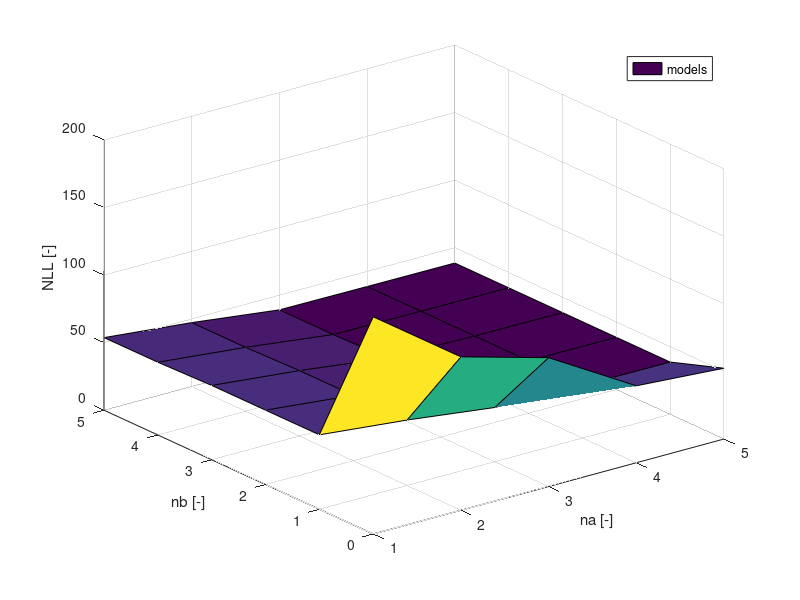

Write MATLAB code to recreate this figure.
%% info
% the goal of this script is to find the best model for some data
% method: Auto-Regressive model with eXogenous input (ARX)

%% clear
clc; clear;

%% create actual model (cont. transfer func.)
K = 100; T = 2; Gp_c = tf(K,[T 1]);
Ts = 0.1; Gp_d = c2d(Gp_c, Ts);
b_true = K*Ts/T; a_true = Ts/T-1; %https://nl.mathworks.com/help/sps/ref/lowpassfilterdiscreteorcontinuous.html

%% create data
t_max = 4*T;
t = (0:Ts:t_max)'; N = length(t);
u = ones(N,1);
y_true = lsim(Gp_c,u,t,0); %y_true = step(Gp_c,t);
y = y_true + 1*randn(N,1)*sqrt(K)*0.1;

%% apply ARX

na_vec = 1:5;
nb_vec = 0:5;
[NA,NB] = meshgrid(na_vec,nb_vec);
NLL_arx = zeros(size(NA));
for grid_row_i=1:length(nb_vec)
    for grid_col_i=1:length(na_vec)
        
        % create regression matrix
        na = NA(grid_row_i,grid_col_i);
        nb = NB(grid_row_i,grid_col_i);
        M_arx = zeros(length(u)-max(na,nb),na+nb);
        for col_i = 1:(na+nb)
            if col_i<=na
                M_arx(:,col_i) = -y(max(na,nb)+1-col_i:end-col_i,1);
            else
                M_arx(:,col_i) = u(max(na,nb)+1-col_i+na:end-col_i+na,1);
            end
        end

        % calculate the estimated parameters a and b via least squares
        y_arx = y(max(na,nb)+1:end,1);
        th_arx = pinv(M_arx'*M_arx)*M_arx'*y_arx;
        a_arx = th_arx(1:na); b_arx = th_arx(na+1:na+nb);
        y_arx_1 = [y(1:max(na,nb)) ; M_arx * th_arx];
        NLL_arx(grid_row_i,grid_col_i) = 0.5*(y_arx-M_arx*th_arx)'*(y_arx-M_arx*th_arx);

    end
end

%% plot the data
surf(NA,NB,NLL_arx)
legend('models');
xlabel('na [-]'); ylabel('nb [-]'); zlabel('NLL [-]')
hold off;